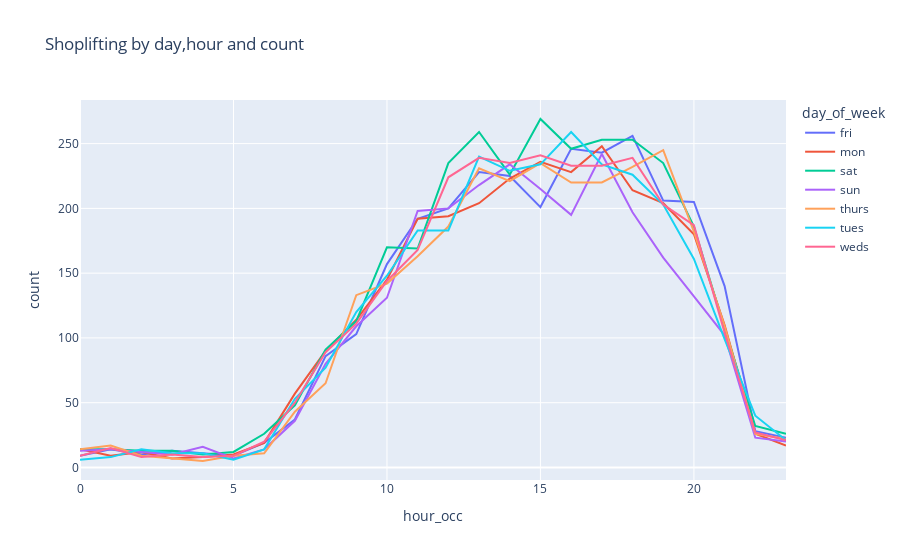

The cell this chart's notebook holds for it:
### Code cell
shoplifting = crime.loc[crime['crm cd'] == 442]
shoplifting = shoplifting.groupby(['day_of_week','hour_occ'], as_index = False).agg({'year_occ':'count'})
shoplifting = shoplifting.rename(columns = {"year_occ":"count"})
fig = px.line(shoplifting, x="hour_occ", y="count", color='day_of_week',title='Shoplifting by day,hour and count')
fig.show()

### Figure 1 — Plotly figure (JSON) as saved in the notebook; plotly's stock layout.template omitted (floating-point values rounded to 4 significant figures)
{"data": [{"hovertemplate": "day_of_week=fri<br>hour_occ=%{x}<br>count=%{y}<extra></extra>", "legendgroup": "fri", "line": {"color": "#636efa", "dash": "solid"}, "marker": {"symbol": "circle"}, "mode": "lines", "name": "fri", "orientation": "v", "showlegend": true, "type": "scatter", "x": [0, 1, 2, 3, 4, 5, 6, 7, 8, 9, 10, 11, 12, 13, 14, 15, 16, 17, 18, 19, 20, 21, 22, 23], "xaxis": "x", "y": [9, 14, 10, 13, 11, 9, 19, 37, 86, 103, 157, 192, 200, 228, 225, 201, 246, 243, 256, 206, 205, 140, 28, 23], "yaxis": "y"}, {"hovertemplate": "day_of_week=mon<br>hour_occ=%{x}<br>count=%{y}<extra></extra>", "legendgroup": "mon", "line": {"color": "#EF553B", "dash": "solid"}, "marker": {"symbol": "circle"}, "mode": "lines", "name": "mon", "orientation": "v", "showlegend": true, "type": "scatter", "x": [0, 1, 2, 3, 4, 5, 6, 7, 8, 9, 10, 11, 12, 13, 14, 15, 16, 17, 18, 19, 20, 21, 22, 23], "xaxis": "x", "y": [14, 9, 12, 7, 8, 10, 19, 57, 90, 114, 145, 192, 194, 204, 223, 236, 228, 248, 214, 204, 180, 110, 26, 17], "yaxis": "y"}, {"hovertemplate": "day_of_week=sat<br>hour_occ=%{x}<br>count=%{y}<extra></extra>", "legendgroup": "sat", "line": {"color": "#00cc96", "dash": "solid"}, "marker": {"symbol": "circle"}, "mode": "lines", "name": "sat", "orientation": "v", "showlegend": true, "type": "scatter", "x": [0, 1, 2, 3, 4, 5, 6, 7, 8, 9, 10, 11, 12, 13, 14, 15, 16, 17, 18, 19, 20, 21, 22, 23], "xaxis": "x", "y": [14, 14, 13, 13, 10, 12, 26, 48, 91, 113, 170, 169, 235, 259, 226, 269, 246, 253, 253, 235, 186, 107, 32, 26], "yaxis": "y"}, {"hovertemplate": "day_of_week=sun<br>hour_occ=%{x}<br>count=%{y}<extra></extra>", "legendgroup": "sun", "line": {"color": "#ab63fa", "dash": "solid"}, "marker": {"symbol": "circle"}, "mode": "lines", "name": "sun", "orientation": "v", "showlegend": true, "type": "scatter", "x": [0, 1, 2, 3, 4, 5, 6, 7, 8, 9, 10, 11, 12, 13, 14, 15, 16, 17, 18, 19, 20, 21, 22, 23], "xaxis": "x", "y": [13, 14, 12, 10, 16, 7, 14, 36, 80, 109, 131, 198, 200, 218, 234, 215, 195, 242, 197, 162, 132, 102, 23, 20], "yaxis": "y"}, {"hovertemplate": "day_of_week=thurs<br>hour_occ=%{x}<br>count=%{y}<extra></extra>", "legendgroup": "thurs", "line": {"color": "#FFA15A", "dash": "solid"}, "marker": {"symbol": "circle"}, "mode": "lines", "name": "thurs", "orientation": "v", "showlegend": true, "type": "scatter", "x": [0, 1, 2, 3, 4, 5, 6, 7, 8, 9, 10, 11, 12, 13, 14, 15, 16, 17, 18, 19, 20, 21, 22, 23], "xaxis": "x", "y": [14, 17, 9, 7, 5, 9, 11, 43, 65, 133, 142, 163, 186, 231, 221, 235, 220, 220, 232, 245, 182, 109, 26, 22], "yaxis": "y"}, {"hovertemplate": "day_of_week=tues<br>hour_occ=%{x}<br>count=%{y}<extra></extra>", "legendgroup": "tues", "line": {"color": "#19d3f3", "dash": "solid"}, "marker": {"symbol": "circle"}, "mode": "lines", "name": "tues", "orientation": "v", "showlegend": true, "type": "scatter", "x": [0, 1, 2, 3, 4, 5, 6, 7, 8, 9, 10, 11, 12, 13, 14, 15, 16, 17, 18, 19, 20, 21, 22, 23], "xaxis": "x", "y": [6, 8, 14, 11, 11, 6, 14, 53, 77, 120, 148, 183, 183, 240, 229, 234, 259, 234, 226, 203, 161, 99, 40, 21], "yaxis": "y"}, {"hovertemplate": "day_of_week=weds<br>hour_occ=%{x}<br>count=%{y}<extra></extra>", "legendgroup": "weds", "line": {"color": "#FF6692", "dash": "solid"}, "marker": {"symbol": "circle"}, "mode": "lines", "name": "weds", "orientation": "v", "showlegend": true, "type": "scatter", "x": [0, 1, 2, 3, 4, 5, 6, 7, 8, 9, 10, 11, 12, 13, 14, 15, 16, 17, 18, 19, 20, 21, 22, 23], "xaxis": "x", "y": [9, 15, 8, 10, 8, 9, 20, 50, 89, 111, 144, 168, 224, 239, 235, 241, 233, 233, 239, 203, 187, 104, 27, 21], "yaxis": "y"}], "layout": {"legend": {"title": {"text": "day_of_week"}, "tracegroupgap": 0}, "title": {"text": "Shoplifting by day,hour and count"}, "xaxis": {"anchor": "y", "domain": [0, 1], "title": {"text": "hour_occ"}}, "yaxis": {"anchor": "x", "domain": [0, 1], "title": {"text": "count"}}}}
